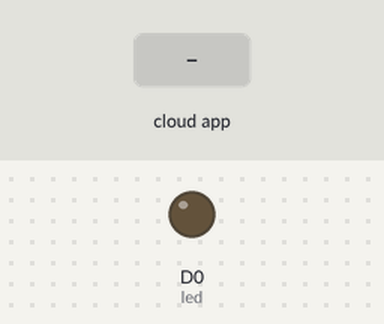
This sketch was run on a simulated ESP8266 (NodeMCU). On the bench: output pins drawn as LEDs (lit = HIGH). Inputs (shaded band) come from the test bench. WiFi joins after 1.5 s; servers stay silent unless stated; no MQTT or app messages arrive unless stated; what the sketch prints to the serial monitor is not drawn.

Above: at 2.7 s.
2.8 s: the phone or cloud app sets ONOFF to OFF
At 4.0 s:
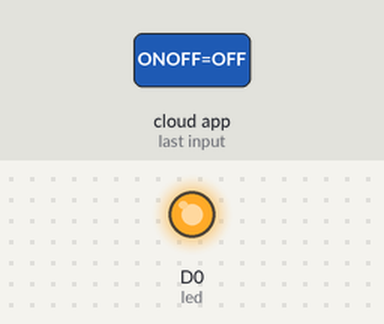
4.3 s: the phone or cloud app sets ONOFF to ON
At 5.4 s:
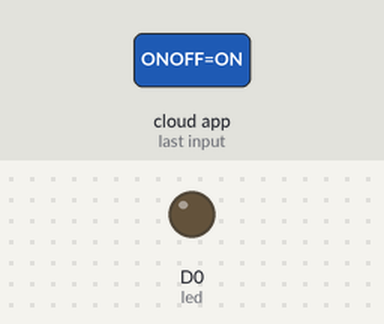
Timing chart, 0 to 7.3 s (numbered marks = the images above; inputs shaded):
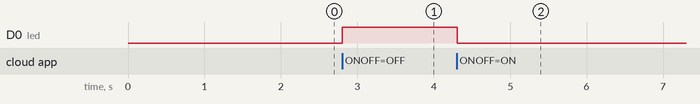

The sketch:

googleAssistantDemo1.ino
```cpp
#include <ESP8266WiFi.h>
#include "Adafruit_MQTT.h"
#include "Adafruit_MQTT_Client.h"

/************************* WiFi Access Point *********************************/

#define WIFI_SSID "your wifi usr name"
#define WIFI_PASS "your wifi pwd"

/************************* Adafruit.io Setup (entering the server URL, port, username, and key) ****************************/

#define AIO_SERVER "io.adafruit.com"
#define AIO_SERVERPORT 1883
#define AIO_USERNAME ""
#define AIO_KEY ""

int led = D0;

/************ Setup the MQTT client ******************/

// Create an ESP8266 WiFiClient class to connect to the MQTT server.
WiFiClient client;

// Setup the MQTT client class by passing in the WiFi client and MQTT server and login details.
Adafruit_MQTT_Client mqtt(&client, AIO_SERVER, AIO_SERVERPORT, AIO_USERNAME, AIO_KEY);

/****************************** Feeds ***************************************/

Adafruit_MQTT_Subscribe onoff = Adafruit_MQTT_Subscribe(&mqtt, AIO_USERNAME "/feeds/ONOFF");
Adafruit_MQTT_Publish LightsStatus = Adafruit_MQTT_Publish(&mqtt, AIO_USERNAME "/feeds/LightsStatus");


void setup()
{
  Serial.begin(9600);
  pinMode(led, OUTPUT);


  //Connect to WiFi
  Serial.print("\n\nConnecting Wifi.");
  WiFi.begin(WIFI_SSID, WIFI_PASS);
  digitalWrite(led, LOW);

  while (WiFi.status() != WL_CONNECTED)
  {
    Serial.print(".");
    delay(50);
  }

  Serial.println("OK!");

  //Subscribe to the onoff topic
  mqtt.subscribe(&onoff);


}

void loop()
{
  //Connect/Reconnect to MQTT
  MQTT_connect();

  //Read from our subscription queue until we run out, or
  //wait up to 5 seconds for subscription to update
  Adafruit_MQTT_Subscribe * subscription;
  while ((subscription = mqtt.readSubscription(5000)))
  {
    //If we're in here, a subscription updated...
    if (subscription == &onoff)
    {
      //Print the new value to the serial monitor
      Serial.print("onoff: ");
      Serial.println((char*) onoff.lastread);

      //If the new value is  "ON", turn the light on.
      //Otherwise, turn it off.
      if (!strcmp((char*) onoff.lastread, "OFF"))
      {
        //active low logic
        digitalWrite(led, HIGH);
        LightsStatus.publish("ON");
      }
      else if (!strcmp((char*) onoff.lastread, "ON"))
      {
        digitalWrite(led, LOW);
        LightsStatus.publish("OFF");

      }
      else
      {
        LightsStatus.publish("ERROR");
      }
    }
    else
    {
      //LightsStatus.publish("ERROR");
    }
  }
  //  if (!mqtt.ping())
  //  {
  //    mqtt.disconnect();
  //  }
}


void MQTT_connect()
{

  //  // Stop if already connected
  if (mqtt.connected() && mqtt.ping())
  {
    //    mqtt.disconnect();
    return;
  }

  int8_t ret;

  mqtt.disconnect();

  Serial.print("Connecting to MQTT... ");
  uint8_t retries = 3;
  while ((ret = mqtt.connect()) != 0) // connect will return 0 for connected
  {
    Serial.println(mqtt.connectErrorString(ret));
    Serial.println("Retrying MQTT connection in 5 seconds...");
    mqtt.disconnect();
    delay(5000);  // wait 5 seconds
    retries--;
    if (retries == 0)
    {
      ESP.reset();
    }
  }
  Serial.println("MQTT Connected!");
}
```

Measured:
- after the input at 2.8 s, D0 (led): LOW → HIGH at once
- after the input at 4.3 s, D0 (led): HIGH → LOW at once
